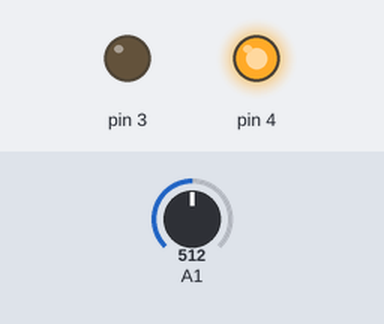
This sketch was run on a simulated Arduino Uno, built with avr-gcc and run on an emulated ATmega328P. Shown: output pins drawn as LEDs (lit = HIGH). The inputs (shaded band) are chosen by the test bench; at power-on: A1 = 512. What the sketch prints to the serial monitor is not drawn.

Above: at 1.2 s.
1.3 s: A1 set to 83
2.8 s: A1 set to 71
At 3.1 s:
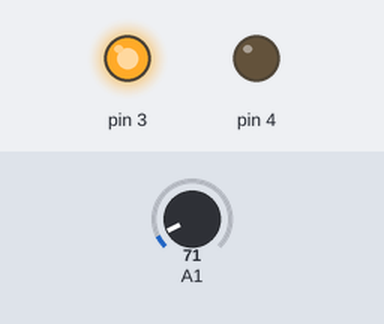
4.3 s: A1 set to 511
At 4.7 s:
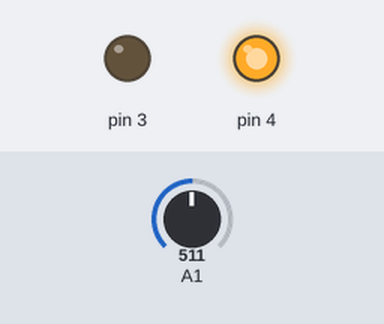
5.8 s: A1 set to 70
At 6.6 s:
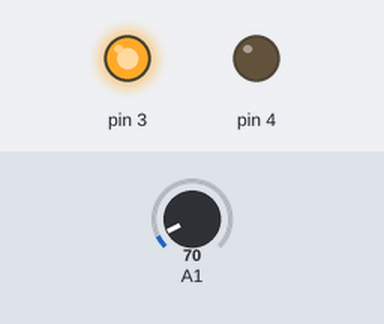
7.3 s: A1 set to 716
At 8.2 s:
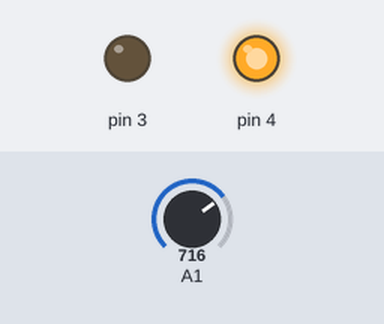
Timing chart, 0 to 9.8 s (numbered marks = the images above; inputs shaded):
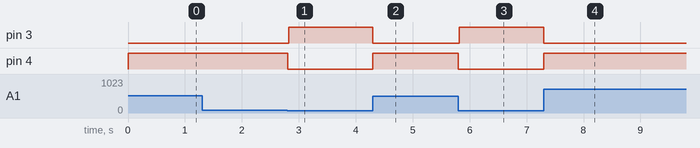

The sketch:

RTOS_CurrentSource.ino
```cpp
#define THRESHOLD 50
int iTarget = 80;

int iPWM = 128;
bool bRelay = 0;
bool flg = true;

void setup(){
  Serial.begin(9600);
  pinMode(3, OUTPUT);
  pinMode(4, OUTPUT);
  Serial.println("PWM, Monitor");
}

void loop(){

  int iMonitor = analogRead(A1);

  iPWM = iPWM - (int)((float)(iMonitor-iTarget)/4.5);
  if(iPWM<THRESHOLD-1)flg=true;
  if(iPWM>THRESHOLD)flg=false;

  switch (flg){
    case true:
      digitalWrite(4, HIGH);
      break;
    case false:
      digitalWrite(4, LOW);
      break;
  }

  if(iPWM > 255)iPWM = 255;
  if(iPWM < 0)iPWM = 0;

  analogWrite(3,iPWM);
  //Serial.print(iPWM);
  //Serial.print(", ");
  //Serial.println(iMonitor);
  //delay(50);

}
```

Measured:
- the behaviour switches between 76 and 75 on A1 (found by bisection; images 0 and 1)
- after the input at 1.3 s, every drawn part: stays the same
- after the input at 2.8 s, pin 3: LOW → HIGH at once; pin 4: HIGH → LOW at once
- after the input at 4.3 s, pin 3: HIGH → LOW at once; pin 4: LOW → HIGH at once
- after the input at 5.8 s, pin 3: LOW → HIGH at once; pin 4: HIGH → LOW at once
- after the input at 7.3 s, pin 3: HIGH → LOW at once; pin 4: LOW → HIGH at once
